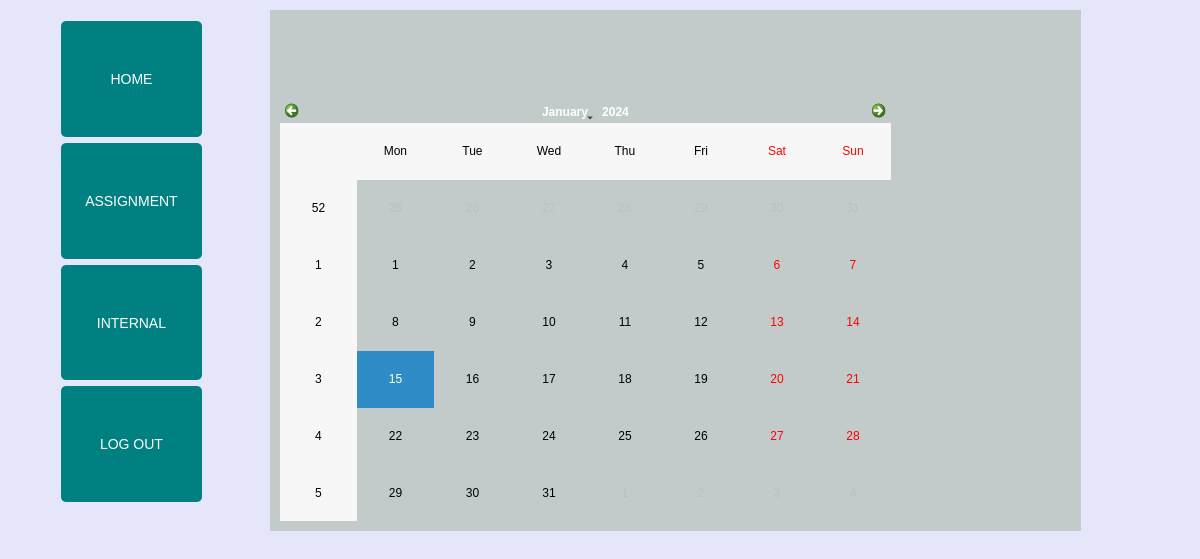
<?xml version="1.0" encoding="UTF-8"?>
<ui version="4.0">
 <class>studentdashboard</class>
 <widget class="QDialog" name="studentdashboard">
  <property name="geometry">
   <rect>
    <x>0</x>
    <y>0</y>
    <width>1200</width>
    <height>559</height>
   </rect>
  </property>
  <property name="windowTitle">
   <string>Dialog</string>
  </property>
  <property name="styleSheet">
   <string notr="true">background-color:rgb(230, 230, 250)</string>
  </property>
  <widget class="QWidget" name="layoutWidget">
   <property name="geometry">
    <rect>
     <x>61</x>
     <y>21</y>
     <width>141</width>
     <height>481</height>
    </rect>
   </property>
   <layout class="QVBoxLayout" name="verticalLayout">
    <item>
     <widget class="QPushButton" name="homeButton">
      <property name="sizePolicy">
       <sizepolicy hsizetype="Preferred" vsizetype="Preferred">
        <horstretch>0</horstretch>
        <verstretch>0</verstretch>
       </sizepolicy>
      </property>
      <property name="styleSheet">
       <string notr="true">QPushButton {
    background-color: rgb(0, 128, 128); 
    color: white;
    border: none;
    padding: 10px 20px;
    font-size: 14px;
    border-radius: 5px;
}

QPushButton:hover {
    background-color: rgb(32, 178, 170); 
}

QPushButton:focus {
    background-color: rgb(32,178,170); 
    border: 2px solid rgb(0, 128, 128); 

}
</string>
      </property>
      <property name="text">
       <string>HOME</string>
      </property>
     </widget>
    </item>
    <item>
     <widget class="QPushButton" name="assignmentButton">
      <property name="sizePolicy">
       <sizepolicy hsizetype="Preferred" vsizetype="Preferred">
        <horstretch>0</horstretch>
        <verstretch>0</verstretch>
       </sizepolicy>
      </property>
      <property name="styleSheet">
       <string notr="true">QPushButton {
    background-color: rgb(0, 128, 128); 
    color: white;
    border: none;
    padding: 10px 20px;
    font-size: 14px;
    border-radius: 5px;
}

QPushButton:hover {
    background-color: rgb(32, 178, 170); 
}

QPushButton:focus {
    background-color: rgb(32,178,170); 
    border: 2px solid rgb(0, 128, 128); 

}
</string>
      </property>
      <property name="text">
       <string>ASSIGNMENT</string>
      </property>
     </widget>
    </item>
    <item>
     <widget class="QPushButton" name="internalButton">
      <property name="sizePolicy">
       <sizepolicy hsizetype="Preferred" vsizetype="Preferred">
        <horstretch>0</horstretch>
        <verstretch>0</verstretch>
       </sizepolicy>
      </property>
      <property name="styleSheet">
       <string notr="true">QPushButton {
    background-color: rgb(0, 128, 128); 
    color: white;
    border: none;
    padding: 10px 20px;
    font-size: 14px;
    border-radius: 5px;
}

QPushButton:hover {
    background-color: rgb(32, 178, 170); 
}

QPushButton:focus {
    background-color: rgb(32,178,170); 
    border: 2px solid rgb(0, 128, 128); 

}
</string>
      </property>
      <property name="text">
       <string>INTERNAL</string>
      </property>
     </widget>
    </item>
    <item>
     <widget class="QPushButton" name="logOutButton">
      <property name="sizePolicy">
       <sizepolicy hsizetype="Preferred" vsizetype="Preferred">
        <horstretch>0</horstretch>
        <verstretch>0</verstretch>
       </sizepolicy>
      </property>
      <property name="styleSheet">
       <string notr="true">QPushButton {
    background-color: rgb(0, 128, 128); 
    color: white;
    border: none;
    padding: 10px 20px;
    font-size: 14px;
    border-radius: 5px;
}

QPushButton:hover {
    background-color: rgb(32, 178, 170); 
}

QPushButton:focus {
    background-color: rgb(32,178,170); 
    border: 2px solid rgb(0, 128, 128); 

}
</string>
      </property>
      <property name="text">
       <string>LOG OUT</string>
      </property>
     </widget>
    </item>
   </layout>
  </widget>
  <widget class="QStackedWidget" name="stackedWidget">
   <property name="geometry">
    <rect>
     <x>270</x>
     <y>10</y>
     <width>811</width>
     <height>521</height>
    </rect>
   </property>
   <property name="styleSheet">
    <string notr="true">background-color: rgb(194, 203, 201); </string>
   </property>
   <property name="currentIndex">
    <number>0</number>
   </property>
   <widget class="QWidget" name="Home">
    <widget class="QCalendarWidget" name="Calender">
     <property name="geometry">
      <rect>
       <x>10</x>
       <y>90</y>
       <width>611</width>
       <height>421</height>
      </rect>
     </property>
     <property name="styleSheet">
      <string notr="true">background-color: rgb(0, 128, 128);

calendarWidget-&gt;setStyleSheet(
    &quot;QCalendarWidget QAbstractItemView:enabled:selected {&quot;
    &quot;    background-color: rgb(100, 149, 237); /* Cornflower Blue */&quot;
    &quot;    color: white;&quot;
    &quot;}&quot;
    &quot;QCalendarWidget QAbstractItemView:enabled:hover {&quot;
    &quot;    background-color: rgb(173, 216, 230); /* Light Blue */&quot;
    &quot;}&quot;
    &quot;QCalendarWidget QAbstractItemView[date=\&quot;2024-07-17\&quot;]:enabled {&quot;
    &quot;    background-color: rgb(255, 192, 203); /* Pink */&quot;
    &quot;}&quot;
);
</string>
     </property>
    </widget>
   </widget>
   <widget class="QWidget" name="Assignment">
    <widget class="QTableView" name="AssinmentTableView">
     <property name="geometry">
      <rect>
       <x>10</x>
       <y>50</y>
       <width>531</width>
       <height>361</height>
      </rect>
     </property>
    </widget>
   </widget>
   <widget class="QWidget" name="Internal">
    <widget class="QTableView" name="internalTableView">
     <property name="geometry">
      <rect>
       <x>10</x>
       <y>60</y>
       <width>771</width>
       <height>411</height>
      </rect>
     </property>
    </widget>
   </widget>
  </widget>
 </widget>
 <resources/>
 <connections/>
</ui>
